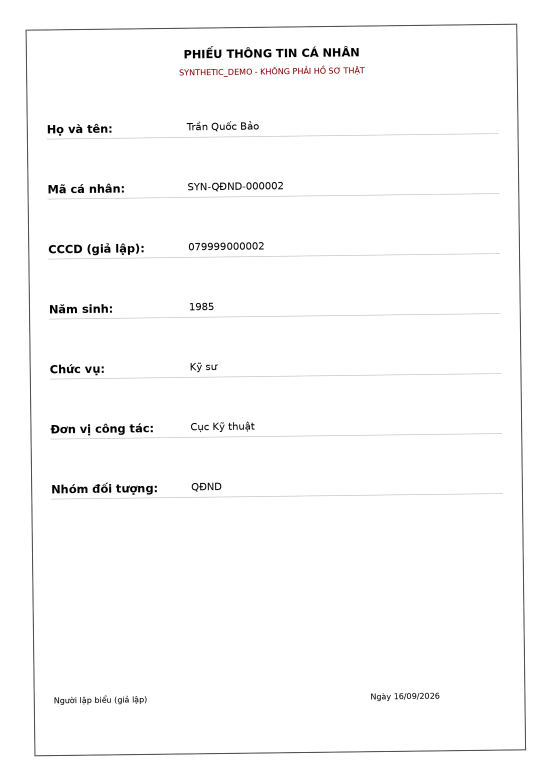
#> input picture datasets/samples/02_anh_scan_ro_phieu_can_bo.png, 1654 x 2339 px (shown at 1/3 size)
$ python -i preprocess.py   (imports and definitions only)   (older library calls are emulated)
#> lines starting #> are read from the running program, lines starting #| are printed output that depends on the picture; after the words box and inside, x2 and y2 are one past the last pixel; in counts of white or black regions, pixels touching at a corner belong together
from __future__ import annotations

import math


def _cv2():
    import cv2
    return cv2


def orient_image(image):
    try:
        from PIL import ImageOps
        return ImageOps.exif_transpose(image)
    except Exception:
        return image


def assess_image_quality(image) -> dict[str, float]:
    """Measure source quality independently from OCR model confidence."""
    import numpy as np

    cv2 = _cv2()
    arr = np.array(orient_image(image).convert("RGB"))
    gray = cv2.cvtColor(arr, cv2.COLOR_RGB2GRAY)
    return {
        "blur_variance": float(cv2.Laplacian(gray, cv2.CV_64F).var()),
        "contrast_std": float(gray.std()),
        "skew_angle": float(_angle_hough(gray) or 0.0),
    }


def perspective_correct(arr):
    cv2 = _cv2()
    import numpy as np
    gray = cv2.cvtColor(arr, cv2.COLOR_RGB2GRAY) if arr.ndim == 3 else arr
    edges = cv2.Canny(gray, 50, 150)
    contours, _ = cv2.findContours(edges, cv2.RETR_LIST, cv2.CHAIN_APPROX_SIMPLE)
    h, w = gray.shape[:2]
    area = h * w
    for cnt in sorted(contours, key=cv2.contourArea, reverse=True)[:10]:
        peri = cv2.arcLength(cnt, True)
        poly = cv2.approxPolyDP(cnt, 0.02 * peri, True)
        if len(poly) != 4 or cv2.contourArea(poly) < 0.25 * area:
            continue
        pts = poly.reshape(4, 2).astype("float32")
        s = pts.sum(axis=1); d = np.diff(pts, axis=1).ravel()
        tl, br = pts[s.argmin()], pts[s.argmax()]
        tr, bl = pts[d.argmin()], pts[d.argmax()]
        width = int(max(np.linalg.norm(br-bl), np.linalg.norm(tr-tl)))
        height = int(max(np.linalg.norm(tr-br), np.linalg.norm(tl-bl)))
        if width < 50 or height < 50:
            continue
        ratio = width / max(height, 1)
        if not 0.45 <= ratio <= 2.5:
            continue
        # A screenshot or flatbed scan often has a decorative border box that is
        # itself a straight, axis-aligned rectangle (not a skewed document edge).
        # Warping to that box crops the outer margin and everything text sitting
        # near it, cutting off the start of every line. Only treat this as a
        # perspective-correction target when the corners are actually skewed
        # relative to an axis-aligned rectangle; an already-square box needs no
        # correction and is left untouched.
        max_axis_deviation = max(
            abs(tl[0] - bl[0]), abs(tr[0] - br[0]), abs(tl[1] - tr[1]), abs(bl[1] - br[1])
        )
        if max_axis_deviation < 0.01 * max(width, height):
            continue
        dst = np.array([[0,0],[width-1,0],[width-1,height-1],[0,height-1]], dtype="float32")
        m = cv2.getPerspectiveTransform(np.array([tl,tr,br,bl], dtype="float32"), dst)
        return cv2.warpPerspective(arr, m, (width, height), borderMode=cv2.BORDER_REPLICATE)
    return arr


def _angle_hough(gray) -> float | None:
    import numpy as np

    cv2 = _cv2()
    edges = cv2.Canny(gray, 50, 150)
    lines = cv2.HoughLinesP(edges, 1, np.pi/180, threshold=80, minLineLength=max(40, gray.shape[1]//5), maxLineGap=20)
    if lines is None:
        return None
    angles=[]
    for x1,y1,x2,y2 in lines[:,0]:
        a=math.degrees(math.atan2(y2-y1, x2-x1))
        if abs(a) <= 15: angles.append(a)
    return float(np.median(angles)) if angles else None


def deskew(arr, max_angle: float = 15.0, dead_zone: float = 0.3):
    # Only Hough-on-edges measures skew correctly for a page of several separate
    # text lines: it derives the angle from actual line segments (glyph strokes,
    # rules), so parallel lines of text agree on one angle. minAreaRect used to be
    # averaged in here too, but it fits the smallest rectangle around every dark
    # pixel on the whole page at once — for scattered multi-line text that
    # rectangle is just the page's own bounding box, so it reports a meaningless
    # angle (seen returning exactly 90.0 on an unrotated multi-line scan). That
    # bogus value pulled the median to 45 deg. and this function then rotated a
    # perfectly upright scan by the clamped max_angle, shifting every line
    # further right than the last and clipping the start of each one.
    cv2 = _cv2()
    gray = cv2.cvtColor(arr, cv2.COLOR_RGB2GRAY) if arr.ndim == 3 else arr
    angle = _angle_hough(gray)
    if angle is None or not math.isfinite(angle):
        return arr
    angle=max(-max_angle, min(max_angle, angle))
    if abs(angle) < dead_zone: return arr
    h,w=gray.shape[:2]; center=(w/2,h/2)
    m=cv2.getRotationMatrix2D(center, angle, 1.0)
    return cv2.warpAffine(arr, m, (w,h), flags=cv2.INTER_CUBIC, borderMode=cv2.BORDER_REPLICATE)


def preprocess_for_deep(image, *, clahe: bool = False):
    import numpy as np
    image=orient_image(image).convert("RGB")
    arr=np.array(image)
    arr=perspective_correct(arr)
    arr=deskew(arr)
    if clahe:
        cv2=_cv2(); lab=cv2.cvtColor(arr, cv2.COLOR_RGB2LAB)
        lightness,a,b=cv2.split(lab)
        lightness=cv2.createCLAHE(clipLimit=2.0, tileGridSize=(8,8)).apply(lightness)
        arr=cv2.cvtColor(cv2.merge((lightness,a,b)), cv2.COLOR_LAB2RGB)
    return arr

>>> from PIL import Image
>>> picture = Image.open('../../../../../../../datasets/samples/02_anh_scan_ro_phieu_can_bo.png')
#> picture is the input picture: PIL image 1654x2339 RGB; mean R, G, B 251.2, 251.1, 251.1
>>> result = preprocess_for_deep(picture)
#> in perspective_correct, `edges = cv2.Canny(gray, 50, 150)`:
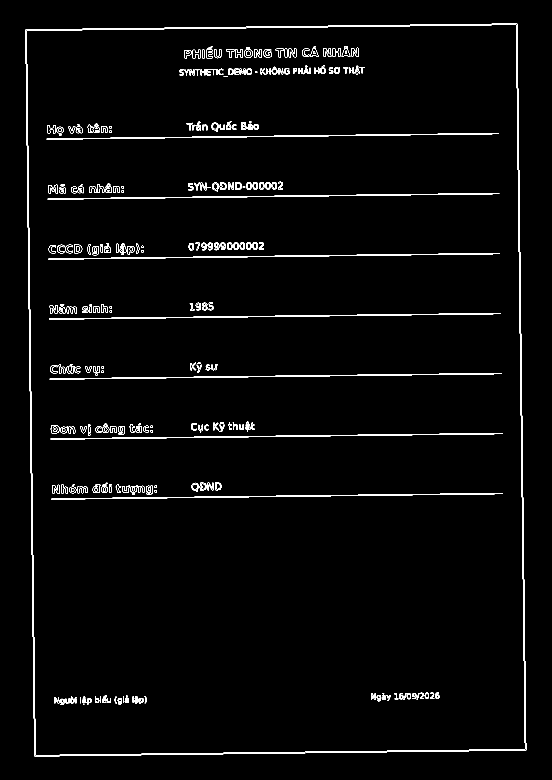
#> edges: shape (2339, 1654) (shown at 1/3 size); 1.4% white in thin lines or dots, all inside (x1, y1, x2, y2) = (76, 71, 1579, 2269)
#> in perspective_correct, `contours, _ = cv2.findContours(edges, cv2.RETR_LIST, cv2.CHAIN_APPROX_..`: contours = 752 contours, 137 with area under 20; largest, box (x1, y1, x2, y2) and area: (76, 71, 1579, 2269) 3215496, (76, 71, 1579, 2269) 3215494, (79, 74, 1576, 2266) 3193606, (79, 74, 1576, 2266) 3193604, (149, 1119, 1505, 1139) 2721
#> the loop in perspective_correct, `for cnt in sorted(contours, key=cv2.contourArea, reverse=True)[:10]:` made 1 pass
#> (peri, pts, s, d, width, height, ratio, max_axis_deviation) on pass 1: (7345.3, [[1551, 71], [76, 89], [103, 2268], [1578, 2250]], [1622, 165, 2371, 3828], [-1480, 13, 2165, 672], 1475, 2179, 0.677, 27)
#> in preprocess_for_deep, `arr=perspective_correct(arr)`:
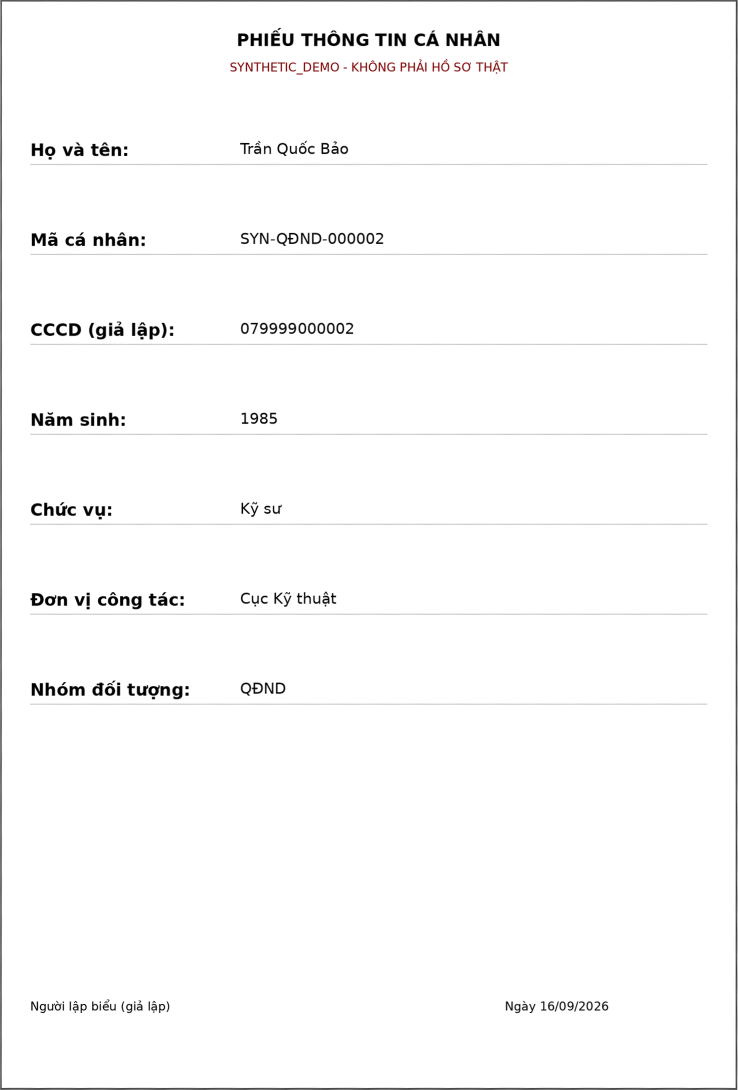
#> arr: shape (2179, 1475, 3) (shown at 1/2 size); mean R, G, B 250.5, 250.4, 250.4
#> in _angle_hough, `edges = cv2.Canny(gray, 50, 150)`:
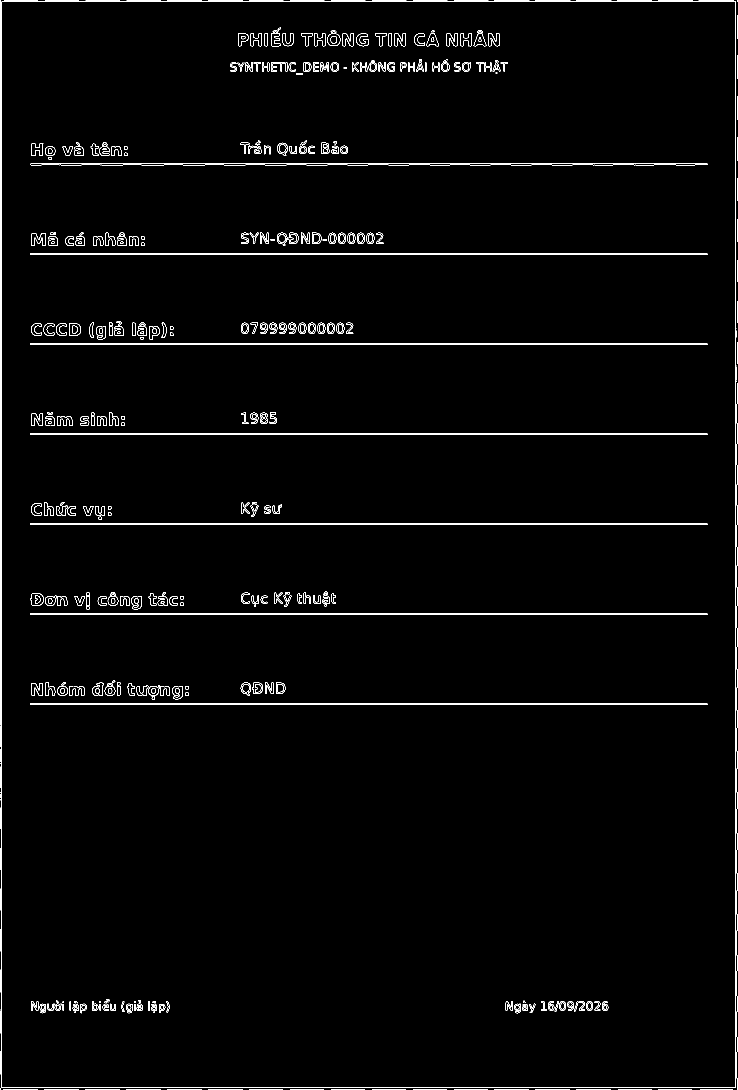
#> edges: shape (2179, 1475) (shown at 1/2 size); 1.7% white in thin lines or dots
#> in _angle_hough, `lines = cv2.HoughLinesP(edges, 1, np.pi/180, threshold=80, minLineLeng..`: lines = 39 rows, first 6: [3, 2175, 3, 3], [1471, 2175, 1471, 3], [60, 867, 1414, 867], [60, 1407, 1414, 1407], [60, 509, 1414, 509], [60, 687, 1414, 687]
#> the loop in _angle_hough, `for x1,y1,x2,y2 in lines[:,0]:` made 39 passes
#> (x1, y1, x2, y2, a) on passes 1 to 12: (3, 2175, 3, 3, -90), (1471, 2175, 1471, 3, -90), (60, 867, 1414, 867, 0), (60, 1407, 1414, 1407, 0), (60, 509, 1414, 509, 0), (60, 687, 1414, 687, 0), (60, 1049, 1414, 1049, 0), (60, 1409, 1414, 1409, 0), (61, 327, 1414, 327, 0), (60, 1227, 1414, 1227, 0), (60, 1047, 1414, 1047, 0), (4, 2175, 1474, 2175, 0)
#> after the loop in _angle_hough, `for x1,y1,x2,y2 in lines[:,0]:`: angles = 37 values, max 0 at index 0, min -1.13 at index 31, mean -0.0554
#> in deskew, `angle = _angle_hough(gray)`: angle = 0

$ run again, on datasets/samples/08_scan_low_quality.png
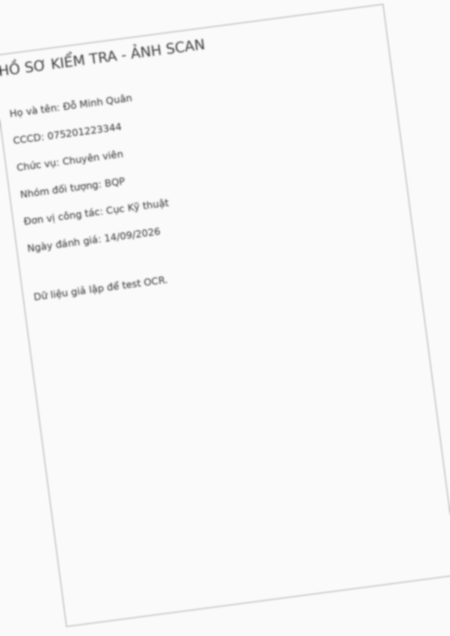
#> input picture datasets/samples/08_scan_low_quality.png, 900 x 1272 px (shown at 1/2 size)
#> picture is the input picture: PIL image 900x1272 RGB; min 73, max 250, mean 247.9
#> in perspective_correct, `edges = cv2.Canny(gray, 50, 150)`:
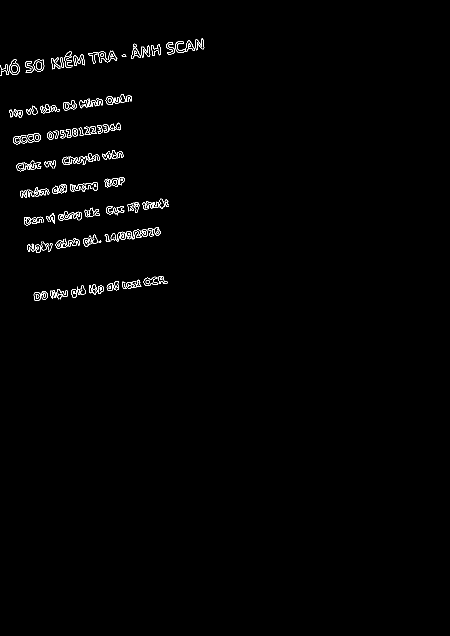
#> edges: shape (1272, 900) (shown at 1/2 size); 0.85% white in thin lines or dots, all inside (x1, y1, x2, y2) = (0, 77, 409, 602)
#> contours = 291 contours, 118 with area under 20; largest, box (x1, y1, x2, y2) and area: (19, 118, 40, 150) 436, (19, 118, 40, 150) 411, (350, 81, 389, 106) 398, (116, 422, 164, 441) 392, (104, 368, 134, 388) 363
#> the loop in perspective_correct, `for cnt in sorted(contours, key=cv2.contourArea, reverse=True)[:10]:` made 10 passes
#> peri on passes 1 to 8: 87.01, 94.91, 169.8, 239.2, 116.1, 91.01, 92.33, 151
#> lines = 21 rows, first 6: [3, 150, 407, 86], [56, 502, 317, 470], [69, 599, 334, 566], [48, 437, 335, 402], [10, 133, 226, 103], [0, 151, 233, 119]
#> the loop in _angle_hough, `for x1,y1,x2,y2 in lines[:,0]:` made 21 passes
#> (x1, y1, x2, y2, a) on passes 1 to 8: (3, 150, 407, 86, -9), (56, 502, 317, 470, -6.99), (69, 599, 334, 566, -7.1), (48, 437, 335, 402, -6.95), (10, 133, 226, 103, -7.91), (0, 151, 233, 119, -7.82), (23, 126, 224, 101, -7.09), (48, 442, 337, 412, -5.93)
#> after the loop in _angle_hough, `for x1,y1,x2,y2 in lines[:,0]:`: angles = [-9, -6.99, -7.1, -6.95, -7.91, -7.82, -7.09, -5.93, -7.88, -5.8, -8.96, -9.14, -5.98, -7.13, -7.13, -7.23, -7.06, -8.01, -7.04, -7.05, -6.93]
#> angle = -7.1
#> m = [[0.992, -0.124, 82.04], [0.124, 0.992, -50.73]]
#> in deskew, `return cv2.warpAffine(arr, m, (w,h), flags=cv2.INTER_CUBIC, borderMode..`:
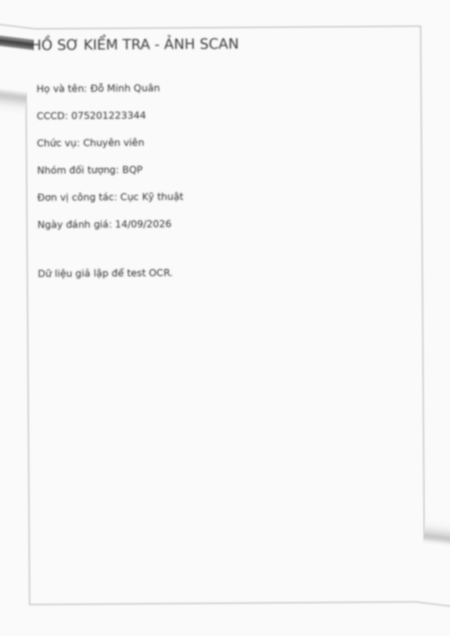
#> returned value: shape (1272, 900, 3) (shown at 1/2 size); min 72, max 251, mean 247.7
